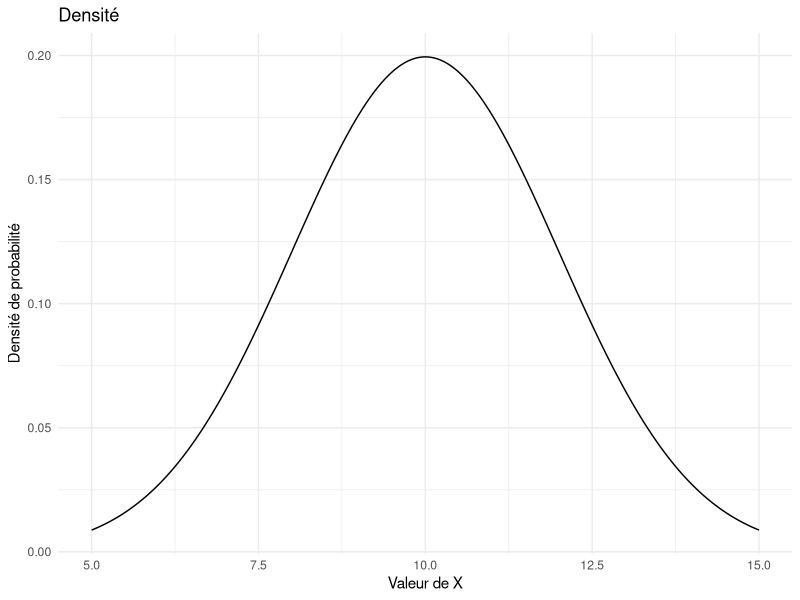
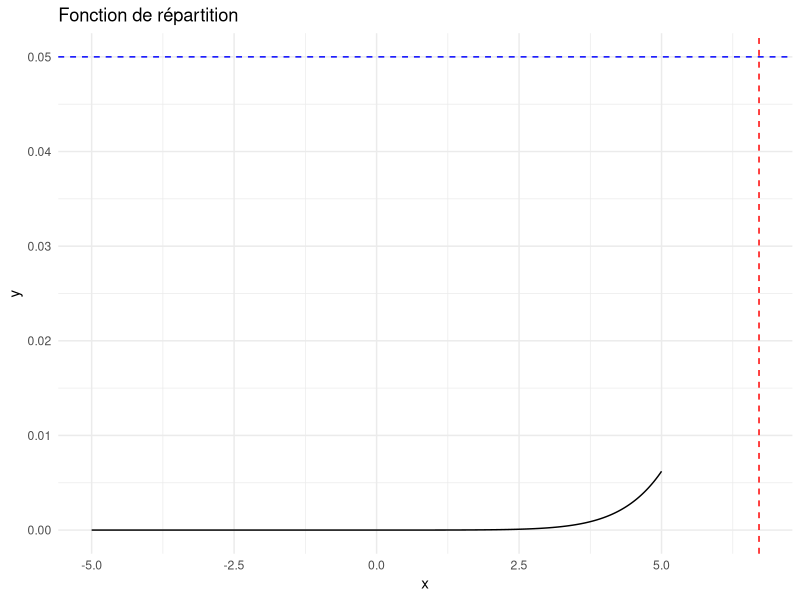
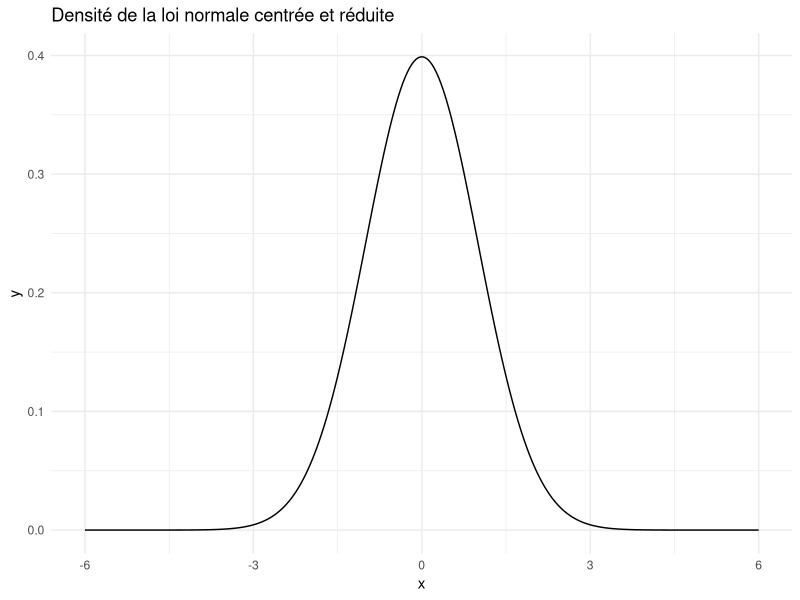
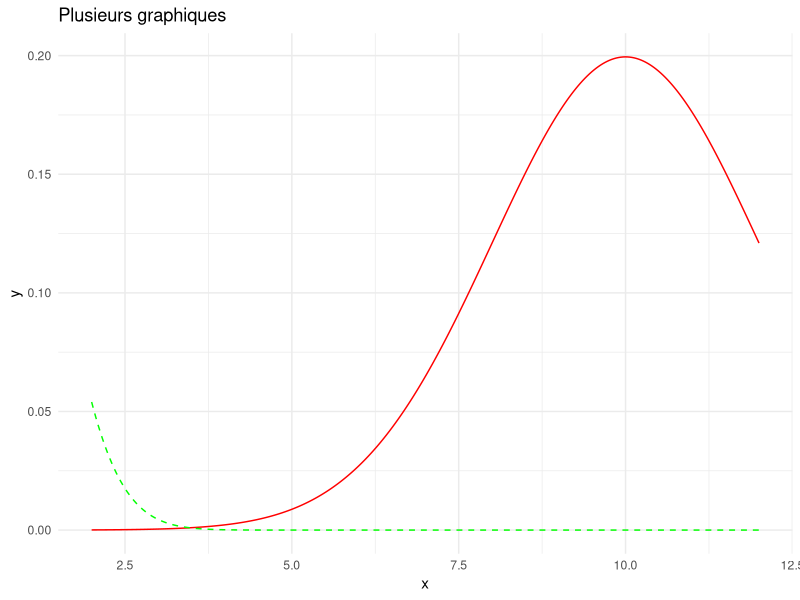
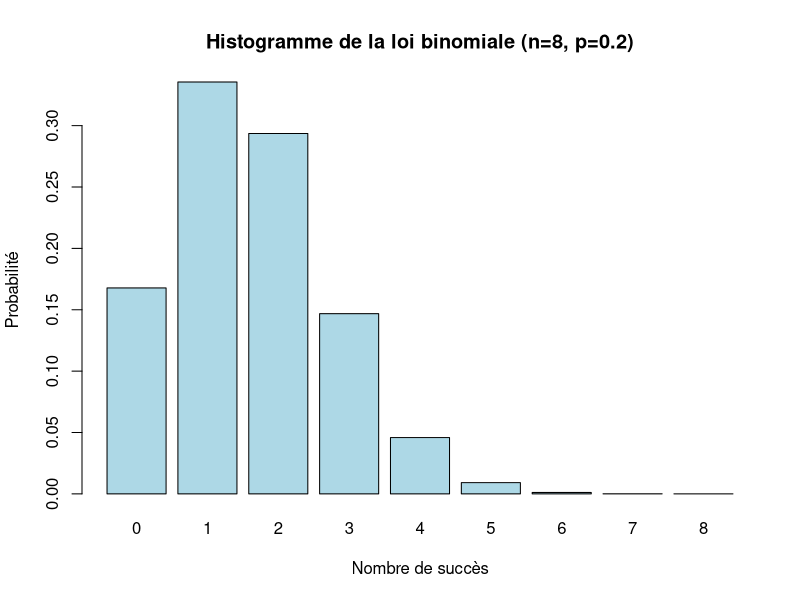
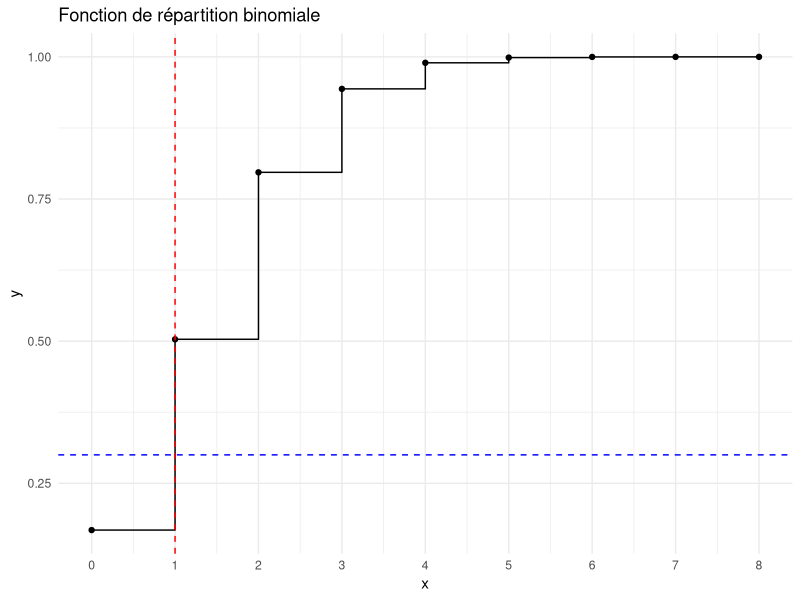

These figures' R source, in order:
#EXO 1 

# Chargement des bibliothèques nécessaires
if (!require(ggplot2)) install.packages("ggplot2", dependencies=TRUE)
library(ggplot2)

# Paramètres de la distribution normale
mu <- 10
sigma <- 2

# Création d'une séquence de valeurs x de 5 à 15
x <- seq(5, 15, length.out = 300)

# Calcul de la densité de probabilité de la normale pour chaque x
y <- dnorm(x, mean = mu, sd = sigma)

# Création du graphique
ggplot(data.frame(x, y), aes(x, y)) +
  geom_line() + # Ajout de la ligne de la courbe de densité
  labs(title = "Densité", x = "Valeur de X", y = "Densité de probabilité") +
  theme_minimal() # Utilisation d'un thème minimaliste pour le graphique


# Calcul de P(X ≤ 12)
p_x_le_12 <- pnorm(12, mean = mu, sd = sigma)

# Calcul de P(X > 12)
p_x_gt_12 <- 1 - p_x_le_12

# Calcul de P(7 < X ≤ 15)
p_7_lt_x_le_15 <- pnorm(15, mean = mu, sd = sigma) - pnorm(7, mean = mu, sd = sigma)

# Affichage des résultats
cat("P(X ≤ 12) = ", p_x_le_12, "\n")
cat("P(X > 12) = ", p_x_gt_12, "\n")
cat("P(7 < X ≤ 15) = ", p_7_lt_x_le_15, "\n")

# Calcul du quantile q0.05
q_0_05 <- qnorm(0.05, mean = mu, sd = sigma)

# Affichage du résultat
cat("Le quantile q0.05, tel que P(X ≤ q) ≥ 0.05, est :", q_0_05, "\n")



# Création d'une séquence de valeurs x de -5 à 5
x <- seq(-5, 5, length.out = 300)

# Calcul de la fonction de répartition pour chaque x
y <- pnorm(x, mean = mu, sd = sigma)

# Création du graphique
p <- ggplot(data.frame(x, y), aes(x, y)) +
  geom_line() + # Ajout de la ligne de la courbe de répartition
  geom_hline(yintercept = 0.05, linetype = "dashed", color = "blue") + # Ligne horizontale à y = 0.05
  geom_vline(xintercept = q_0_05, linetype = "dashed", color = "red") + # Ligne verticale à x = q0.05
  labs(title = "Fonction de répartition", x = "x", y = "y") +
  theme_minimal() # Utilisation d'un thème minimaliste pour le graphique

# Affichage du graphique
print(p)


# Génération de 20 nombres aléatoires suivant la loi normale spécifiée
random_numbers <- rnorm(20, mean = mu, sd = sigma)

# Affichage des nombres générés
print(random_numbers)


# Définition de la fonction g(x)
g <- function(x) {
  (1 / sqrt(2 * pi)) * exp(-x^2 / 2)
}

# Création d'une séquence de valeurs x de -6 à 6
x <- seq(-6, 6, length.out = 300)

# Calcul de g(x) pour chaque x
y <- g(x)

# Création du graphique
p <- ggplot(data.frame(x, y), aes(x, y)) +
  geom_line() + # Ajout de la ligne de la courbe de densité
  labs(title = "Densité de la loi normale centrée et réduite", x = "x", y = "y") +
  theme_minimal() # Utilisation d'un thème minimaliste pour le graphique

# Affichage du graphique
print(p)

# Calcul de l'intégrale de g(x) de -1.96 à 1.96
prob_between <- pnorm(1.96) - pnorm(-1.96)

# Calcul de l'intégrale de g(x) de -∞ à -1.96
prob_below <- pnorm(-1.96)

# Calcul de l'intégrale de g(x) de 1.96 à ∞
prob_above <- 1 - pnorm(1.96)

# Affichage des résultats
cat("P(-1.96 < X < 1.96) =", prob_between, "\n")
cat("P(X < -1.96) =", prob_below, "\n")
cat("P(X > 1.96) =", prob_above, "\n")

# Fonction pour la densité de la distribution normale avec µ = 10 et σ = 2
density_function <- function(x) {
  dnorm(x, mean = 10, sd = 2)
}

# Fonction pour la densité de la loi normale centrée et réduite (µ = 0, σ = 1)
standard_density <- function(x) {
  dnorm(x, mean = 0, sd = 1)
}

# Plage de valeurs x pour le graphique
x_values <- seq(2, 12, length.out = 300)

# Création d'un dataframe pour les données
data1 <- data.frame(x = x_values, y = sapply(x_values, density_function))
data2 <- data.frame(x = x_values, y = sapply(x_values, standard_density))

# Création du graphique initial
p <- ggplot() +
  geom_line(data = data1, aes(x, y), colour = "red", linetype = "solid") +
  geom_line(data = data2, aes(x, y), colour = "green", linetype = "dashed") +
  labs(title = "Plusieurs graphiques", x = "x", y = "y") +
  xlim(2, 12) + ylim(0, NA) + # Définir les limites de l'axe x et y
  theme_minimal()

# Affichage du graphique
print(p)

#--------------------------------------------------------------------
#EXO 2
# Paramètres de la distribution binomiale
n <- 8
p <- 0.2

# Calcul des probabilités pour chaque valeur de k de 0 à n
probabilities <- dbinom(0:n, size = n, prob = p)

# Création de l'histogramme
barplot(probabilities, names.arg = 0:n, col = "lightblue", 
        main = "Histogramme de la loi binomiale (n=8, p=0.2)", 
        xlab = "Nombre de succès", ylab = "Probabilité")


#2
# Calcul de P(X = 2)
p_x_equals_2 <- dbinom(2, size = n, prob = p)

# Calcul de P(X ≤ 2)
p_x_less_than_or_equal_2 <- pbinom(2, size = n, prob = p)

# Calcul de P(X ≥ 4)
p_x_greater_than_or_equal_4 <- 1 - pbinom(3, size = n, prob = p)  # 1 - P(X ≤ 3)

# Affichage des résultats
cat("P(X = 2) =", p_x_equals_2, "\n")
cat("P(X ≤ 2) =", p_x_less_than_or_equal_2, "\n")
cat("P(X ≥ 4) =", p_x_greater_than_or_equal_4, "\n")


#3
# Calcul du quantile q0.3
q_0_3 <- qbinom(0.3, size = n, prob = p)

# Affichage du résultat
cat("Le quantile q0.3, tel que P(X ≤ q) ≥ 0.3, est :", q_0_3, "\n")


#4
# Calcul des probabilités cumulatives pour chaque k de 0 à n
k_values <- 0:n
probabilities <- pbinom(k_values, size = n, prob = p)

# Création d'un dataframe pour ggplot
data <- data.frame(k = k_values, Prob = probabilities)

# Création du graphique
p <- ggplot(data, aes(x = k, y = Prob)) +
  geom_step() +  # Utiliser geom_step pour le graphique en escalier
  geom_point() +  # Ajouter les points sur chaque k
  geom_hline(yintercept = 0.3, linetype = "dashed", color = "blue") +  # Ligne horizontale à y = 0.3
  geom_vline(xintercept = q_0_3, linetype = "dashed", color = "red") +  # Ligne verticale à x = q0.3
  labs(title = "Fonction de répartition binomiale", x = "x", y = "y") +
  scale_x_continuous(breaks = -2:10) +  # Échelle de l'axe x de -2 à 10
  theme_minimal()

# Affichage du graphique
print(p)

#5  
# Paramètres de la distribution binomiale
n <- 8
p <- 0.2

# Génération de 20 nombres aléatoires suivant la loi binomiale spécifiée
random_numbers <- rbinom(20, size = n, prob = p)

# Affichage des nombres générés
print(random_numbers)


#6
# Calcul des probabilités pour chaque valeur possible de k de 0 à n
probabilities <- dbinom(0:n, size = n, prob = p)

# Trouver la valeur de k pour laquelle la probabilité est maximale
k_0 <- which.max(probabilities) - 1  # which.max renvoie l'index, donc soustrayez 1 pour obtenir k

# Affichage du résultat
cat("La valeur de k0 telle que P(X = k0) est maximale est :", k_0, "\n")

#7
# Calcul de 8!
factorial_8 <- factorial(8)

# Calcul de C8,2
choose_8_2 <- choose(8, 2)

# Affichage des résultats
cat("8! =", factorial_8, "\n")
cat("C8,2 =", choose_8_2, "\n")


